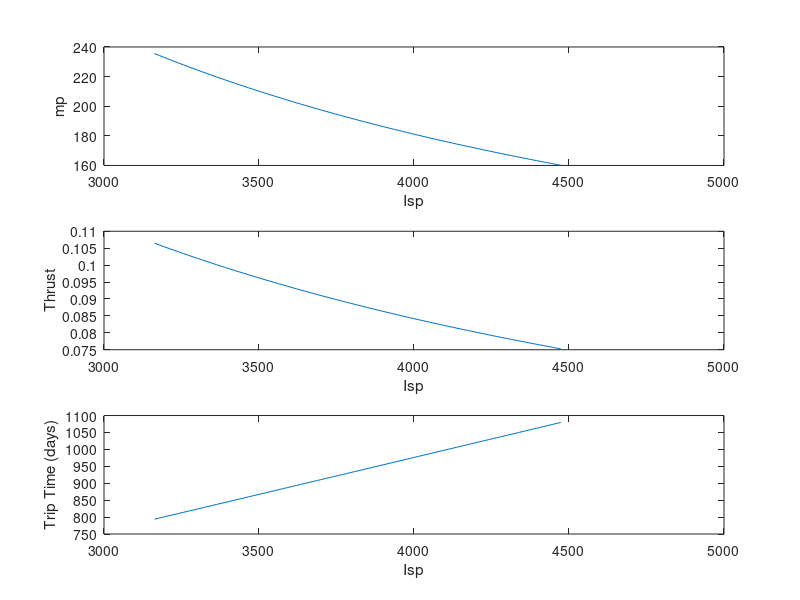

MATLAB code to generate this figure:
% 2020.11.30 Jordan Gong
% After reading Fundamentals of Electric Propulsion, Ch2 Thruster Principle.
% Problems 2. Performace Comparison, ion thruster and hall thruster.

% Mission Specification
md = 800;           % deliver mass
deltaV = 8000;      % orbit
Pin = 3000;         % Power input
g = 9.8;

% Q: Find mp vs ISP; Trip time vs ISP for different thrusters.

% Ion Thruster
Vb = 1000:10:2000;
effT = 0.55;
effm = 0.85;
theta = 12 * pi/180;
current_ratio = 0.1;

% Hall Thruster
% Vb = 300:10:400;
% effT = 0.45;
% effm = 0.85;
% theta = 25 * pi/180;
% current_ratio = 0.15;

% Xenon propellant: Isp = 123.6* gamma* effm* sqrt(Vb)
gamma = cos(theta)* (1+0.707*current_ratio)/(1+current_ratio);
Isp = 123.6*gamma*effm*sqrt(Vb);
    
% mp = md*(exp^(deltaV/Isp*g)-1)
mp = md*(exp(deltaV./(Isp*g))-1);

figure;
subplot(3,1,1);
plot(Isp,mp);
xlabel('Isp')
ylabel('mp')

% Pjet = 0.5* mp_dot * Vex^2
Pjet = effT*Pin;
Vex = Isp*g;
mp_dot = 2*Pjet./Vex.^2;
T= mp_dot.*Vex;
subplot(3,1,2);
plot(Isp,T)
xlabel('Isp')
ylabel('Thrust');

% Trip time deltaT: deltaT = mp/mp_dot or T*deltaT = mp* Vex.
deltaT = mp./mp_dot;
subplot(3,1,3)
plot(Isp,deltaT/86400);
xlabel('Isp')
ylabel('Trip Time (days)');